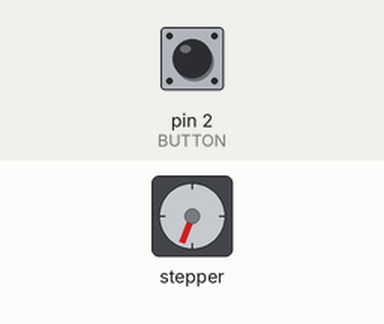
Bench run of a sketch on a simulated Arduino Uno, built with avr-gcc and run on an emulated ATmega328P. On the bench: stepper motor. The inputs (shaded band) are chosen by the test bench; at power-on: pin 2 (BUTTON) HIGH. Stepper angles assume 400 steps per turn; what the sketch prints to the serial monitor is not drawn.

Above: at 1.2 s.
1.3 s: pin 2 (BUTTON) pulled LOW for 0.15 s
At 1.66 s:
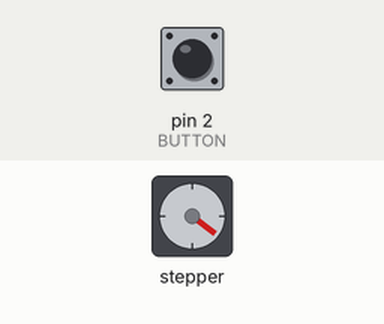
4.3 s: pin 2 (BUTTON) pulled LOW for 1 s
At 4.7 s:
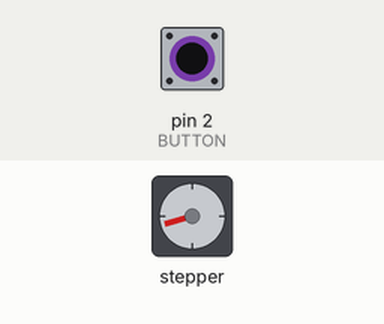
Timing chart, 0 to 20.3 s (numbered marks = the images above; inputs shaded):
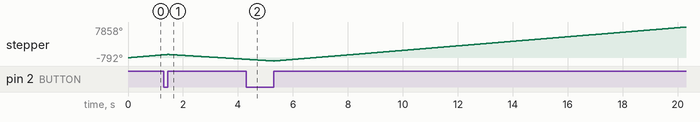

The sketch:

Sweep.ino
```cpp
#include <Arduino.h>

#define MOTOR_STEPS 400 //how many steps per revo
#define RPM 200
#define MICROSTEPS 1

#define DIR 10
#define STEP 8
#define ENABLE 11

#include "DRV8825.h"
#define M0 10  //not sure what these are, haven't checked deeper into the libs
#define M1 11
DRV8825 stepper(MOTOR_STEPS, DIR, STEP, ENABLE, M0, M1);

#define BUTTON 2

int desired_steps = 200;
int dist = 2;
volatile int button_interrupt_flag = 0;
const int debounce_time = 20;  //ms

int last_switch_time = 0;
const int debounce_timeout = 1000; // ms

void setup() {
  Serial.begin(9600);
  stepper.begin(RPM,MICROSTEPS);

  pinMode(BUTTON, INPUT_PULLUP);
  //stepper.setSpeedProfile(stepper.LINEAR_SPEED, 2000, 1000);
  attachInterrupt(0, limitSwitch, RISING); //change State when B0 input is rising
}

//Change motor direction when limit switch is hit
void limitSwitch(){
  //Debounce code
  int cur_time = millis();
  if ( (cur_time - last_switch_time) > debounce_timeout)
  {
    last_switch_time = cur_time;
    dist *= -1; //change motor direction
    Serial.println(dist);
  }
}

void loop()
{
  //move stepper in desired direction
    stepper.rotate(dist);
    Serial.println(dist);
}
```
